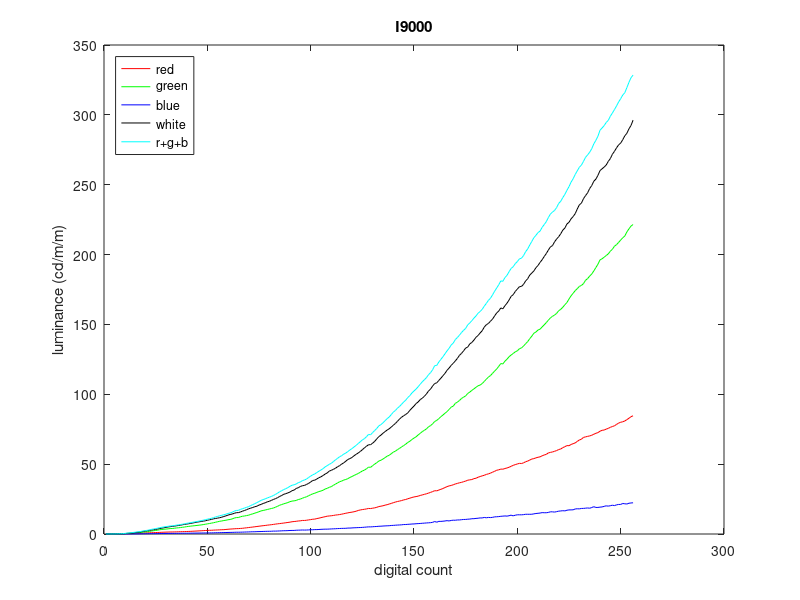

Source code (MATLAB):
load peterOfficial0_1_50_01-04-2011_1152.mat   
m1=mea
load peterOfficial51_1_100_01-04-2011_1214.mat   
m2=mea
load peterOfficial101_1_150_01-04-2011_1257.mat
m3=mea
load peterOfficial151_1_200_01-04-2011_1325.mat
m4=mea
load peterOfficial201_1_255_01-04-2011_1349.mat 
m5=mea

mm=[m1; m2; m3; m4; m5]

clf
plot(mm(1:4:1024,4),'r'); hold
plot(mm(2:4:1024,4),'g')
plot(mm(3:4:1024,4),'b')
plot(mm(4:4:1024,4),'k')
plot(mm(1:4:1024,4)+mm(2:4:1024,4)+mm(3:4:1024,4),'c')
title('I9000')
xlabel('digital count')
ylabel('luminance (cd/m/m)')
legend('red','green','blue','white','r+g+b','location','northwest')
